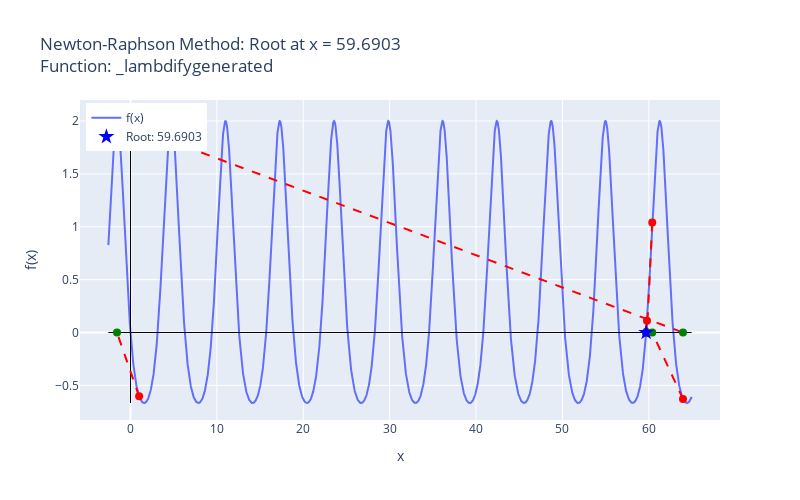

Notebook code for this chart:
### Code cell


### Figure 1 — Plotly figure (JSON) as saved in the notebook; plotly's stock layout.template omitted (floating-point values rounded to 4 significant figures; data arrays with more than 128 entries replaced by an {"elided": "..."} marker saying what was removed)
{"data": [{"mode": "lines", "name": "f(x)", "type": "scatter", "x": {"elided": "4000 float values"}, "y": {"elided": "4000 float values"}}, {"line": {"color": "black", "width": 1}, "mode": "lines", "showlegend": false, "type": "scatter", "x": [-2.562, 64.95], "y": [0, 0]}, {"line": {"color": "black", "width": 1}, "mode": "lines", "showlegend": false, "type": "scatter", "x": [0, 0], "y": [-0.6667, 2.0]}, {"line": {"color": "red", "dash": "dash"}, "mode": "lines", "showlegend": false, "type": "scatter", "x": [1, -1.562], "y": [-0.6033, 0]}, {"marker": {"color": "red", "size": 8}, "mode": "markers", "showlegend": false, "type": "scatter", "x": [1], "y": [-0.6033]}, {"marker": {"color": "green", "size": 8}, "mode": "markers", "showlegend": false, "type": "scatter", "x": [-1.562], "y": [0]}, {"line": {"color": "red", "dash": "dash"}, "mode": "lines", "showlegend": false, "type": "scatter", "x": [-1.562, 63.95], "y": [2.0, 0]}, {"marker": {"color": "red", "size": 8}, "mode": "markers", "showlegend": false, "type": "scatter", "x": [-1.562], "y": [2.0]}, {"marker": {"color": "green", "size": 8}, "mode": "markers", "showlegend": false, "type": "scatter", "x": [63.95], "y": [0]}, {"line": {"color": "red", "dash": "dash"}, "mode": "lines", "showlegend": false, "type": "scatter", "x": [63.95, 60.4], "y": [-0.6285, 0]}, {"marker": {"color": "red", "size": 8}, "mode": "markers", "showlegend": false, "type": "scatter", "x": [63.95], "y": [-0.6285]}, {"marker": {"color": "green", "size": 8}, "mode": "markers", "showlegend": false, "type": "scatter", "x": [60.4], "y": [0]}, {"line": {"color": "red", "dash": "dash"}, "mode": "lines", "showlegend": false, "type": "scatter", "x": [60.4, 59.79], "y": [1.041, 0]}, {"marker": {"color": "red", "size": 8}, "mode": "markers", "showlegend": false, "type": "scatter", "x": [60.4], "y": [1.041]}, {"marker": {"color": "green", "size": 8}, "mode": "markers", "showlegend": false, "type": "scatter", "x": [59.79], "y": [0]}, {"line": {"color": "red", "dash": "dash"}, "mode": "lines", "showlegend": false, "type": "scatter", "x": [59.79, 59.69], "y": [0.1114, 0]}, {"marker": {"color": "red", "size": 8}, "mode": "markers", "showlegend": false, "type": "scatter", "x": [59.79], "y": [0.1114]}, {"marker": {"color": "green", "size": 8}, "mode": "markers", "showlegend": false, "type": "scatter", "x": [59.69], "y": [0]}, {"line": {"color": "red", "dash": "dash"}, "mode": "lines", "showlegend": false, "type": "scatter", "x": [59.69, 59.69], "y": [0.005096, 0]}, {"marker": {"color": "red", "size": 8}, "mode": "markers", "showlegend": false, "type": "scatter", "x": [59.69], "y": [0.005096]}, {"marker": {"color": "green", "size": 8}, "mode": "markers", "showlegend": false, "type": "scatter", "x": [59.69], "y": [0]}, {"line": {"color": "red", "dash": "dash"}, "mode": "lines", "showlegend": false, "type": "scatter", "x": [59.69, 59.69], "y": [1.286e-05, 0]}, {"marker": {"color": "red", "size": 8}, "mode": "markers", "showlegend": false, "type": "scatter", "x": [59.69], "y": [1.286e-05]}, {"marker": {"color": "green", "size": 8}, "mode": "markers", "showlegend": false, "type": "scatter", "x": [59.69], "y": [0]}, {"line": {"color": "red", "dash": "dash"}, "mode": "lines", "showlegend": false, "type": "scatter", "x": [59.69, 59.69], "y": [8.268e-11, 0]}, {"marker": {"color": "red", "size": 8}, "mode": "markers", "showlegend": false, "type": "scatter", "x": [59.69], "y": [8.268e-11]}, {"marker": {"color": "green", "size": 8}, "mode": "markers", "showlegend": false, "type": "scatter", "x": [59.69], "y": [0]}, {"marker": {"color": "blue", "size": 12, "symbol": "star"}, "mode": "markers", "name": "Root: 59.6903", "type": "scatter", "x": [59.69], "y": [1.332e-15]}], "layout": {"height": 500, "legend": {"x": 0.01, "xanchor": "left", "y": 0.99, "yanchor": "top"}, "title": {"text": "Newton-Raphson Method: Root at x = 59.6903 <br>Function: _lambdifygenerated"}, "width": 800, "xaxis": {"title": {"text": "x"}}, "yaxis": {"title": {"text": "f(x)"}}}}
